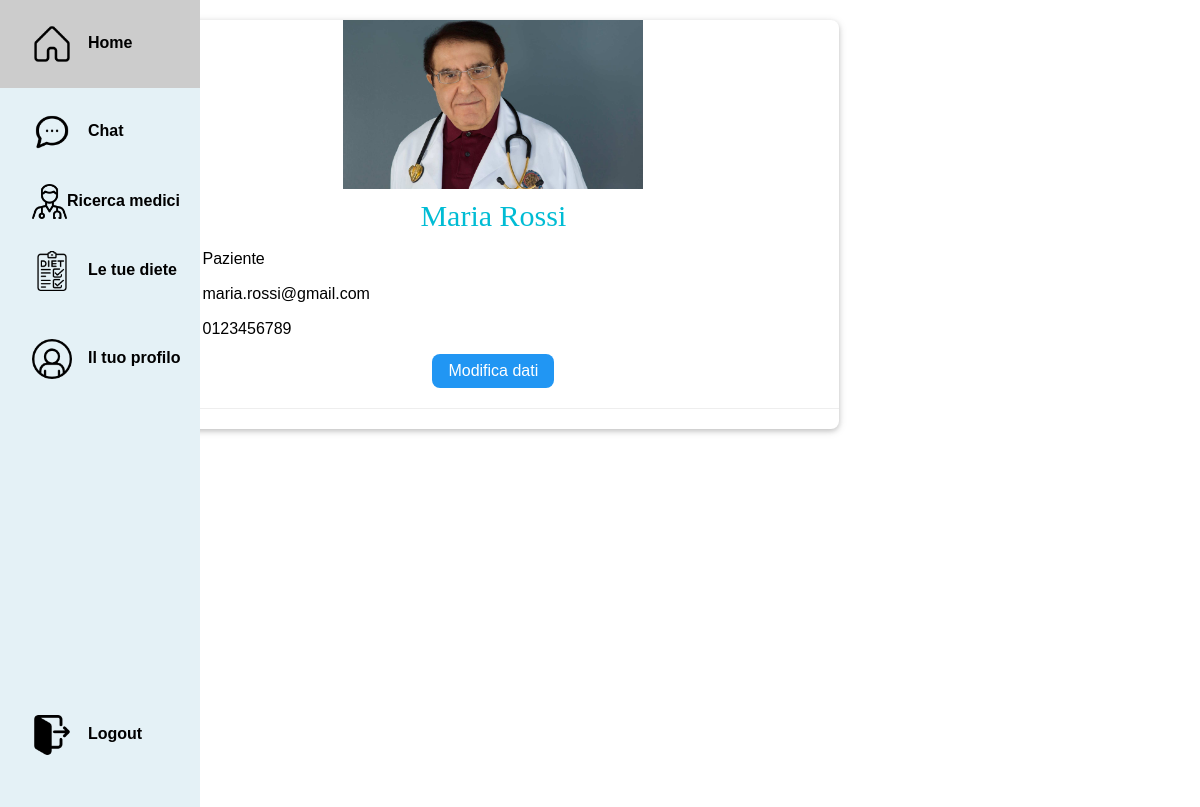
Page /profilo/ (signed in) on the committed database.
### myapp/models.py (models this page shows)
class Utente(AbstractUser):
    cf = models.CharField(max_length=16, blank=True)
    nome = models.CharField(max_length=30, blank=True)
    cognome = models.CharField(max_length=30, blank=True)
    provincia = models.CharField(max_length=2, blank=True)
    telefono = models.CharField(max_length=10)
    email = models.EmailField(max_length=100, blank=True)
    genere = models.CharField(max_length=1, choices=[('M', 'Maschio'), ('F', 'Femmina')])
    data_nascita = models.DateField()
    foto_profilo = models.ImageField(upload_to='images/', default='images/default.jpg')
    tipo_utente = models.BooleanField(default=False)  # tipo = 1 => dottore, tipo = 0 => paziente
    objects = CustomUserManager()

### myapp/views.py (the view, shortened to what this page needs)
# urls.py: path('profilo/', views.profile, name='profilo'),
@login_required(login_url='login/')
def profile(request):
    user = request.user
    context={
        'user' : request.user,
        'form':   EditProfileForm(instance=user)
    }
    return render(request, 'profile.html', context)

### myapp/templates/profile.html (shortened to what this page needs)
{% extends 'base.html' %}
{% load crispy_forms_tags %}
{% load static %}
{% block content %}
<link rel="stylesheet" href="{% static 'css/modals.css' %}">
<div class="w3-container">
    <div class="w3-twothird w3-card-2 w3-round-large w3-white">
        <div class="w3-center">
            <img class="foto_profilo" src="{{request.user.foto_profilo.url}}" id="output" style="width: 300px">
        </div>
        <h2 class="w3-text-cyan w3-cursive w3-center">{{ user.nome }} {{ user.cognome }}</h2>
        {% if not user.tipo_utente %}
        <p>
            Paziente
        </p>
        {% else %}
        <p>
            <i class="fa fa-briefcase fa-fw w3-margin-left w3-margin-right w3-large w3-text-cyan"></i>Dottore
        </p>
        {% endif %}
        <p>
            {{ user.email }}
        </p>
        <p>
            {{ user.telefono }}
        </p>
        <div class="w3-center">
            <button onclick="openModal('editing')" class="w3-btn w3-round-large w3-blue">Modifica dati</button>
        </div>
        <hr />
    </div>
</div>
{% endblock %}

### static/css/styles.css (style rules this page uses)
html { box-sizing: border-box }
*, *:before, *:after { box-sizing: inherit }
html { -ms-text-size-adjust: 100%; -webkit-text-size-adjust: 100% }
img { border-style: none; width: auto; height: auto; }
hr { box-sizing: content-box; height: 0; overflow: visible }
button, input, select, textarea, optgroup { font: inherit; margin: 0 }
button, input { overflow: visible }
button, select { text-transform: none }
button, [type=button], [type=reset], [type=submit] { -webkit-appearance: button }
html, body { font-family: Arial, sans-serif; margin: 0; padding: 0; display: flex; margin: 0; height: 100%; width: 100%; }
html { overflow-x: hidden }
h2 { font-size: 30px }
.w3-cursive { font-family: cursive }
h1, h2, h3, h4, h5, h6 { font-family: "Segoe UI", Arial, sans-serif; font-weight: 400; margin: 10px 0 }
hr { border: 0; border-top: 1px solid #eee; margin: 20px 0 }
img { vertical-align: middle }
.w3-btn, .w3-button { border: none; display: inline-block; padding: 8px 16px; vertical-align: middle; overflow: hidden; text-decoration: none; color: inherit; background-color: inherit; text-align: center; cursor: pointer; white-space: nowrap }
.w3-btn, .w3-button { -webkit-touch-callout: none; -webkit-user-select: none; -khtml-user-select: none; -moz-user-select: none; -ms-user-select: none; user-select: none }
.w3-container:after, .w3-container:before, .w3-panel:after, .w3-panel:before, .w3-row:after, .w3-row:before, .w3-row-padding:after, .w3-row-padding:before, .w3-cell-row:before, .w3-cell-row:after, .w3-clear:after, .w3-clear:before, .w3-bar:before, .w3-bar:after { content: ""; display: table; clear: both }
.w3-col, .w3-half, .w3-third, .w3-twothird, .w3-threequarter, .w3-quarter { float: left; width: 100% }
@media (min-width:601px) { .w3-col.m8, .w3-twothird { width: 66.66666% } }
.w3-round-large { border-radius: 8px }
.w3-container, .w3-panel { padding: 0.01em 16px; width: auto; }
.w3-card, .w3-card-2 { box-shadow: 0 2px 5px 0 rgba(0, 0, 0, 0.16), 0 2px 10px 0 rgba(0, 0, 0, 0.12) }
.w3-center { text-align: center !important }
.w3-blue, .w3-hover-blue:hover { color: #fff !important; background-color: #2196F3 !important }
.w3-white, .w3-hover-white:hover { color: #000 !important; background-color: #fff !important }
.w3-text-cyan, .w3-hover-text-cyan:hover { color: #00bcd4 !important }

### rows in the picture
Utente: user.foto_profilo (picture), nome "Maria", cognome "Rossi", email "maria.rossi@gmail.com", telefono "0123456789"
